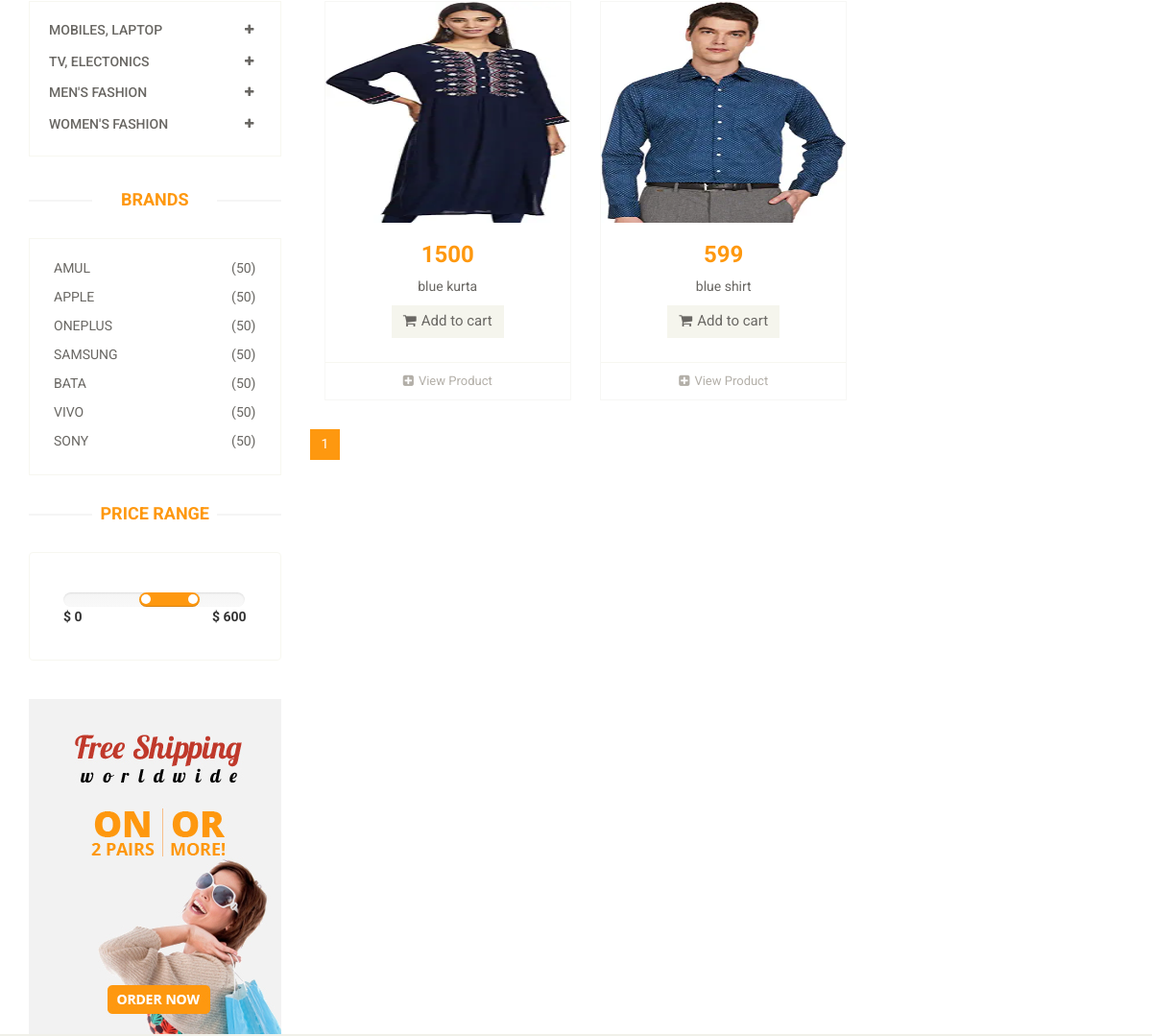
The page /allproduct/?brand=1 (middle part) on the database as committed earlier.
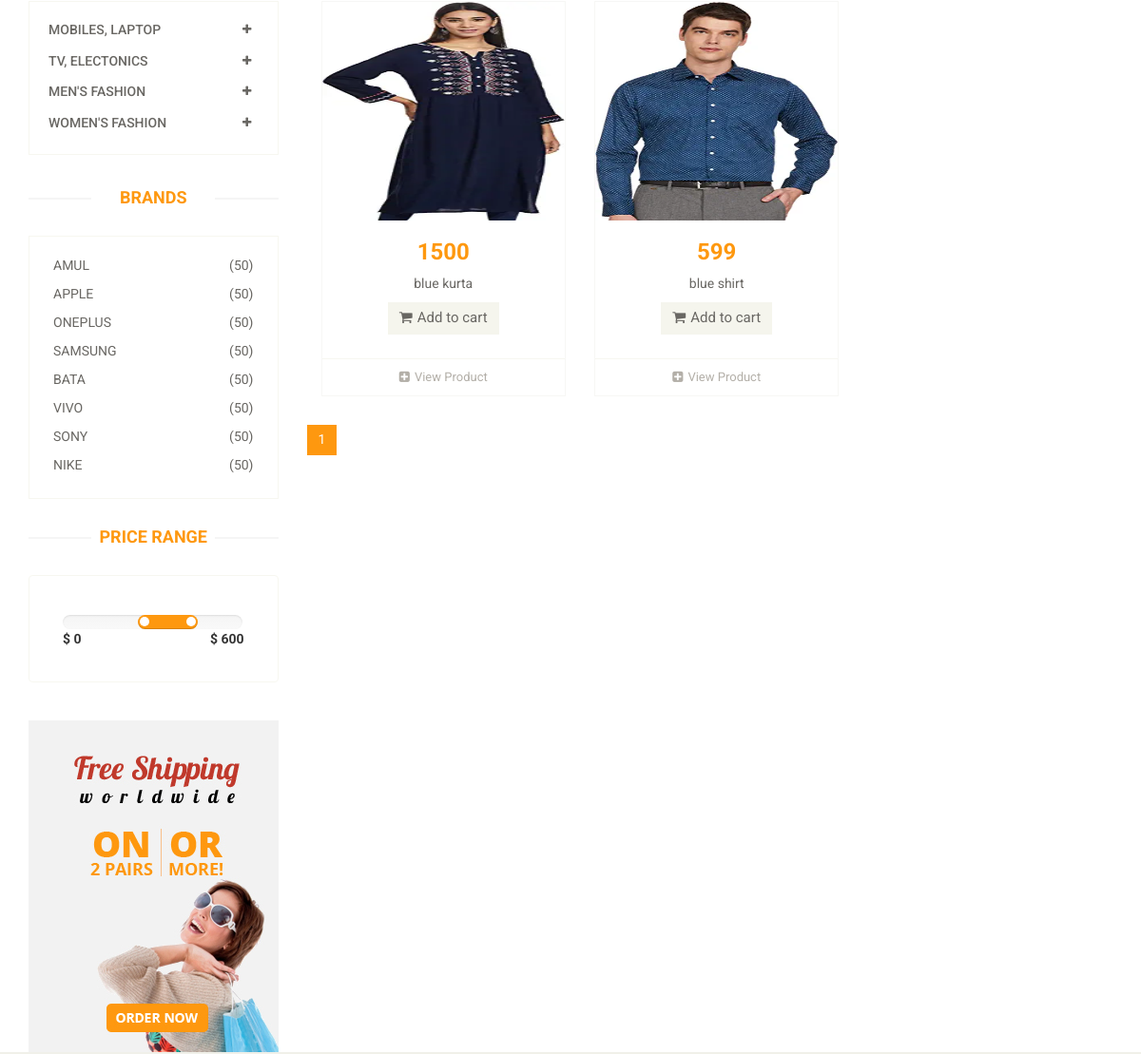
The same page on the database as committed later.
### app/models.py (models this page shows, shortened)
class Category(models.Model):
    name = models.CharField(max_length=150)

class Brand(models.Model):
    name = models.CharField(max_length=200)

class Product(models.Model):
    Availability = (('In Stock','In stock'),
        ('Out Of stock', 'Out Of Stock')
    )
    category = models.ForeignKey(Category, on_delete=models.CASCADE,null=False, default='')
    subcategory = models.ForeignKey(Subcategory, on_delete=models.CASCADE,null=False, default='')
    brand = models.ForeignKey(Brand, on_delete=models.CASCADE, null=True)
    image = models.ImageField(upload_to='product/img')
    name = models.CharField(max_length=255)
    price = models.IntegerField()
    tax = models.IntegerField(null=True, blank=True)
    description = RichTextField()
    date = models.DateField(auto_now_add=True)
    availability = models.CharField(choices=Availability,max_length=100,null=True)

### app/views.py (the view)
# urls.py: path('allproduct/', views.allproduct, name='allproduct'),
def allproduct(request):
    category = Category.objects.all()
    brand = Brand.objects.all()
    brandid = request.GET.get('brand')
    categoryid = request.GET.get('category')
    if brandid:
        product = Product.objects.filter(brand=brandid).order_by('-id')
    elif categoryid:
        product = Product.objects.filter(category=categoryid).order_by('-id')
    else:
        product = Product.objects.all()
    p = Paginator(product,2)
    page = request.GET.get('page')
    product = p.get_page(page)
    context ={'product':product,'brand':brand,'category':category}
    return render(request, 'allproduct.html',context)

### templates/allproduct.html (shortened to what this page needs)
{% extends 'base.html' %}
{% load static %}
{% block main %}
<section>
    <div class="container">
        <div class="row">
            <div class="col-sm-3">
                <div class="left-sidebar">
                    <div class="panel-group category-products" id="accordian">
                        {% for i in category %}
                        <div class="panel panel-default">
                            <div class="panel-heading">
                                <h4 class="panel-title">
                                    <a data-toggle="collapse" data-parent="#accordian" href="#{{i.id}}">
                                        <span class="badge pull-right"><i class="fa fa-plus"></i></span>
                                        {{i.name}}
                                    </a>
                                </h4>
                            </div>
                        </div>
                        {% endfor %}
                    </div>
                    <div class="brands_products">
                        <h2>Brands</h2>
                        <div class="brands-name">
                            {% for i in brand %}
                            <ul class="nav nav-pills nav-stacked">
                                <li><a href="/allproduct/?brand={{i.id}}"> <span class="pull-right">(50)</span>{{i.name}}</a></li>
                            </ul>
                            {% endfor %}
                        </div>
                    </div>
                    <div class="price-range">
                        <h2>Price Range</h2>
                        <div class="well">
                             <input type="text" class="span2" value="" data-slider-min="0" data-slider-max="600" data-slider-step="5" data-slider-value="[250,450]" id="sl2" ><br />
                             <b>$ 0</b> <b class="pull-right">$ 600</b>
                        </div>
                    </div>
                    <div class="shipping text-center">
                        <img src="images/home/shipping.jpg" alt="" />
                    </div>
                </div>
            </div>
            <div class="col-sm-9 padding-right">
                <div class="features_items">
                    {% for i in product %}
                    <div class="col-sm-4">
                        <div class="product-image-wrapper">
                            <div class="single-products">
                                <div class="productinfo text-center">
                                    <img src="{{i.image.url}}" height="230px" width="120px" alt="" />
                                    <h2>{{i.price}}</h2>
                                    <p>{{i.name}}</p>
                                    <a href="#" class="btn btn-default add-to-cart"><i class="fa fa-shopping-cart"></i>Add to cart</a>
                                </div>
                            </div>
                            <div class="choose">
                                <ul class="nav nav-pills nav-justified">
                                    <li><a href="{{i.id}}"><i class="fa fa-plus-square"></i>View Product</a></li>
                                </ul>
                            </div>
                        </div>
                    </div>
                    {% endfor %}
                </div>
                <div class="row">
                    <ul class="pagination">
                        {% for i in product.paginator.page_range %}
                            {% if product.number == i %}
                                <li class="active"><a class="current" href="#">{{i}}</a></li>
                            {% else %}
                                <li><a href="?page={{i}}">{{i}}</a></li>
                            {% endif %}
                        {% endfor %}
                    </ul>
                </div>
            </div>
        </div>
    </div>
</section>
{% endblock %}

Rows that differ between the two databases and show on the page:
added Brand: name "NIKE"
